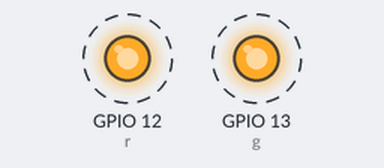
A sketch run on a simulated ESP32. On the bench: output pins drawn as LEDs (lit = HIGH). Dashed ring = blinking. What the sketch prints to the serial monitor is not drawn.

Above: at 1.3 s.
Timing chart, 0 to 5.6 s (numbered marks = the images above):
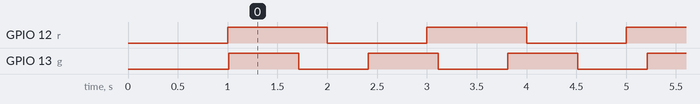

Measured:
- by itself, GPIO 12 (r): alternates HIGH for 1.0 s and LOW for 1.0 s
- by itself, GPIO 13 (g): alternates HIGH for 0.70 s and LOW for 0.70 s
- by itself, everything shown: repeats every 14.0 s, in 34 steps

The sketch:

ESP32-FREERTOS-LED-2-CORES.ino
```cpp
const int g = 13, r = 12;


void setup() {
  Serial.begin(9600);
  delay(1000);
  pinMode(g, OUTPUT);
  pinMode(r, OUTPUT);

  xTaskCreatePinnedToCore(Tarea1,"Tarea1",10000,NULL,1,NULL,0);
  xTaskCreatePinnedToCore(Tarea2,"Tarea2",10000,NULL,1,NULL,1);

}

void loop() {
  delay(1000);
}

void Tarea1( void * parameter )
{
    while(1){
        Serial.print("Tarea 1 - ROJO - corriendo en core ");
        Serial.println(xPortGetCoreID());
        digitalWrite(r, HIGH);
        delay(1000);
        digitalWrite(r, LOW);
        delay(1000);
    }
}

void Tarea2( void * parameter)
{
    while(1){
        Serial.print("Tarea2 - VERDE - corriendo en core ");
        Serial.println(xPortGetCoreID());
        digitalWrite(g, HIGH);
        delay(700);
        digitalWrite(g, LOW);
        delay(700);
    }
}
```
